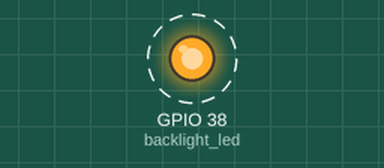
The program below on a simulated ESP32-S3. Shown: output pins drawn as LEDs (lit = HIGH). Dashed ring = blinking. USB keyboard and mouse output is not drawn; pins used as bus, display or sensor lines are not drawn; what the program prints to the serial monitor is not drawn.

Above: at 0.2 s.
Timing chart, 0 to 3.0 s (numbered marks = the images above):
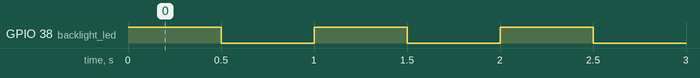

The program:

main.cpp
```cpp
// External Imports
#include <Arduino.h>
#include "SPI.h"

#include "USB.h"
#include "USBHIDMouse.h"
// Internal Imports
#include "TM040040Library.h"

// Contants
SPIClass *hspi = NULL;
static const uint32_t spi_speed = 1000000;

USBHIDMouse Mouse;

// Pin Assignments
gpio_num_t backlight_led = GPIO_NUM_38;
gpio_num_t spi_cs = GPIO_NUM_10;

// Function Prototypes
static void write_register(E_TRACKPAD_REGISTERS reg_idx, uint8_t value);
static uint8_t read_register(E_TRACKPAD_REGISTERS reg_idx);


void setup() {

  // Initialize mouse control
  Mouse.begin();
  USB.begin();

  Serial.begin(115200);

  // Initialize SPI Bus
  hspi = new SPIClass(HSPI);
  hspi->begin(SCK, MISO, MOSI, SS);
  gpio_set_direction(spi_cs, GPIO_MODE_OUTPUT);

  //Use backlight for LCD as onboard LED
  gpio_set_direction(backlight_led, GPIO_MODE_OUTPUT);

}

void loop() {
  // put your main code here, to run repeatedly:
  gpio_set_level(backlight_led, HIGH);
  Mouse.move(5000, 0, 0);
  delay(500);
  gpio_set_level(backlight_led, LOW);
  Mouse.move(-5000, 0, 0);
  delay(500);
  Serial.println("Loop");

  read_register(E_TM040040_REGx0A_Z_IDLE);
}

/**
 * @brief  Write Register to the TM040040
 * @param  reg_idx - Index of register to write to
 * @param  value   - Byte value to be written to the register
 * @retval None
 */
static void write_register(E_TRACKPAD_REGISTERS reg_idx, uint8_t value){
  // Assert Chip Select
  gpio_set_level(spi_cs, LOW);

  hspi->beginTransaction(SPISettings(spi_speed, MSBFIRST, SPI_MODE1));
  hspi->transfer(TM040040_SPI_WRITE_OPCODE | (uint8_t)reg_idx);
  hspi->transfer(value);

  hspi->endTransaction();

  // De-Assert Chip Select
  gpio_set_level(spi_cs, HIGH);
}

/**
 * @brief  Write Register to the TM040040
 * @param  reg_idx - Index of register to write to
 * @param  value   - Byte value to be written to the register
 * @retval uint8_t - The Byte value read from the register
 */
static uint8_t read_register(E_TRACKPAD_REGISTERS reg_idx){
  uint8_t read_byte = 0;

  // Assert Chip Select
  gpio_set_level(spi_cs, LOW);

  // Begin SPI transaction
  hspi->beginTransaction(SPISettings(spi_speed, MSBFIRST, SPI_MODE1));

  // Transfer Read Address to IC
  hspi->transfer(TM040040_SPI_READ_OPCODE| (uint8_t)reg_idx);
  hspi->transfer(0xFB); // Filler Byte
  hspi->transfer(0xFB); // Filler Byte
  read_byte = hspi->transfer(0xFB); // Contents are received on 3rd filler byte as per DS

  //End SPI transaction
  hspi->endTransaction();

  // De-Assert Chip Select
  gpio_set_level(spi_cs, HIGH);

  // Print out read values
  Serial.println("Read from Register:");
  Serial.println(read_byte);

  return read_byte;
}
```

TM040040Library.h
```cpp
#ifndef __TM040040_LIBRARY
#define __TM040040_LIBRARY

#include <Arduino.h>

/*
- The TM040040 Device SPI ADDRESSES are 8bits/1Byte
- The Top 3 bits are opcodes defining Read or Write
- The Bottom 5 bits are the actual address 0x00 -> 0x1F
*/
#define TM040040_SPI_READ_OPCODE  0xA0
#define TM040040_SPI_WRITE_OPCODE 0x80
// Macro to generate Read Addresss, addresses are 5 bits with opcodes being top 3 bits
#define TM040040_GENERATE_SPI_READ_ADDRESS(ADDR)  {TM040040_SPI_READ_OPCODE  | (0x1F) * ADDR}
#define TM040040_GENERATE_SPI_WRITE_ADDRESS(ADDR) (TM040040_SPI_WRITE_OPCODE | (0x1F) * ADDR)

typedef enum{
    E_TM040040_REGx00_FIRMWARE_ID        = 0x00,
    E_TM040040_REGx01_FIRMWARE_VERSION   = 0x01,
    E_TM040040_REGx02_STATUS1            = 0x02,
    E_TM040040_REGx03_SYSnCONFIG1        = 0x03,
    E_TM040040_REGx04_FEED_CONFIG1       = 0x04,
    E_TM040040_REGx05_FEED_CONFIG2       = 0x05,
    E_TM040040_REGx06_RESERVED           = 0x06,
    E_TM040040_REGx07_CAL_CONFIG1        = 0x07,
    E_TM040040_REGx08_PS2AUX_CONTROL     = 0x08,
    E_TM040040_REGx09_SAMPLE_RATE        = 0x09,
    E_TM040040_REGx0A_Z_IDLE             = 0x0A,
    E_TM040040_REGx0B_Z_SCALER           = 0x0B,
    E_TM040040_REGx0C_SLEEP_INTERVAL     = 0x0C,
    E_TM040040_REGx0D_SLEEP_TIMER        = 0x0D,
    E_TM040040_REGx0E_RESERVED           = 0x0E,
    E_TM040040_REGx0F_RESERVED           = 0x0F,
    E_TM040040_REGx10_RESERVED           = 0x10,
    E_TM040040_REGx11_RESERVED           = 0x11,
    E_TM040040_REGx12_PACKET_BYTE_0      = 0x12,
    E_TM040040_REGx13_PACKET_BYTE_1      = 0x13,
    E_TM040040_REGx14_PACKET_BYTE_2      = 0x14,
    E_TM040040_REGx15_PACKET_BYTE_3      = 0x15,
    E_TM040040_REGx16_PACKET_BYTE_4      = 0x16,
    E_TM040040_REGx17_PACKET_BYTE_5      = 0x17,
    //Rest of the registers to 0x1F are reserved
}E_TRACKPAD_REGISTERS;


typedef struct __attribute__((packed)){
    uint32_t x_position;
    uint32_t y_position;
}xy_position;

uint32_t get_x_position(void);
uint32_t get_y_position(void);

bool set_feed_enable(void); // Set Bit0 in Regx04
bool unset_feed_enable(void);


#endif /* __TM040040_LIBRARY */
```

Measured:
- by itself, GPIO 38 (backlight_led): alternates HIGH for 0.50 s and LOW for 0.50 s
